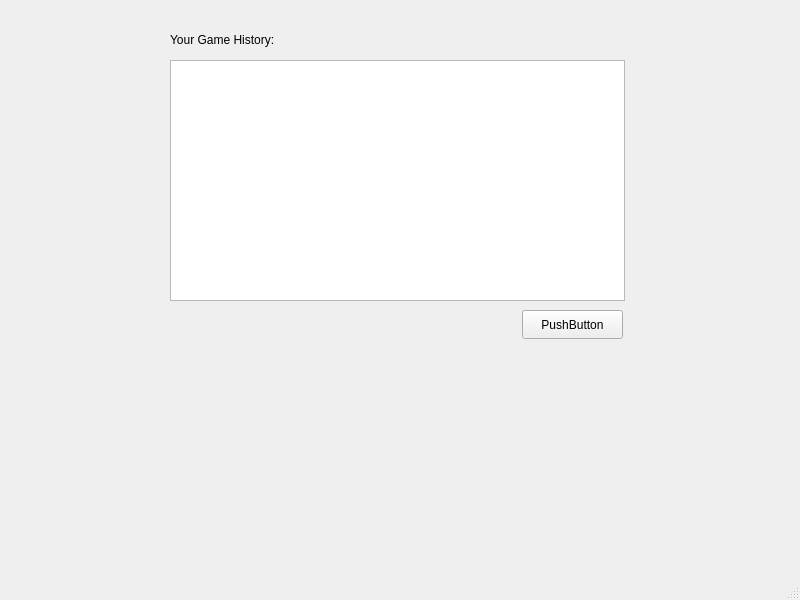
<?xml version="1.0" encoding="UTF-8"?>
<ui version="4.0">
 <class>gameHistory</class>
 <widget class="QMainWindow" name="gameHistory">
  <property name="geometry">
   <rect>
    <x>0</x>
    <y>0</y>
    <width>800</width>
    <height>600</height>
   </rect>
  </property>
  <property name="windowTitle">
   <string>MainWindow</string>
  </property>
  <widget class="QWidget" name="centralwidget">
   <widget class="QPushButton" name="pushButton">
    <property name="geometry">
     <rect>
      <x>522</x>
      <y>310</y>
      <width>101</width>
      <height>29</height>
     </rect>
    </property>
    <property name="styleSheet">
     <string notr="true">color: rgb(0, 0, 0);
font: 700 9pt &quot;Segoe UI&quot;;</string>
    </property>
    <property name="text">
     <string>PushButton</string>
    </property>
   </widget>
   <widget class="QLabel" name="label">
    <property name="geometry">
     <rect>
      <x>170</x>
      <y>30</y>
      <width>161</width>
      <height>20</height>
     </rect>
    </property>
    <property name="styleSheet">
     <string notr="true">color: rgb(0, 0, 0);
font: 700 9pt &quot;Segoe UI&quot;;</string>
    </property>
    <property name="text">
     <string>Your Game History:</string>
    </property>
   </widget>
   <widget class="QTextEdit" name="textEdit">
    <property name="geometry">
     <rect>
      <x>170</x>
      <y>60</y>
      <width>455</width>
      <height>241</height>
     </rect>
    </property>
   </widget>
  </widget>
  <widget class="QMenuBar" name="menubar">
   <property name="geometry">
    <rect>
     <x>0</x>
     <y>0</y>
     <width>800</width>
     <height>25</height>
    </rect>
   </property>
  </widget>
  <widget class="QStatusBar" name="statusbar"/>
 </widget>
 <resources/>
 <connections/>
</ui>
